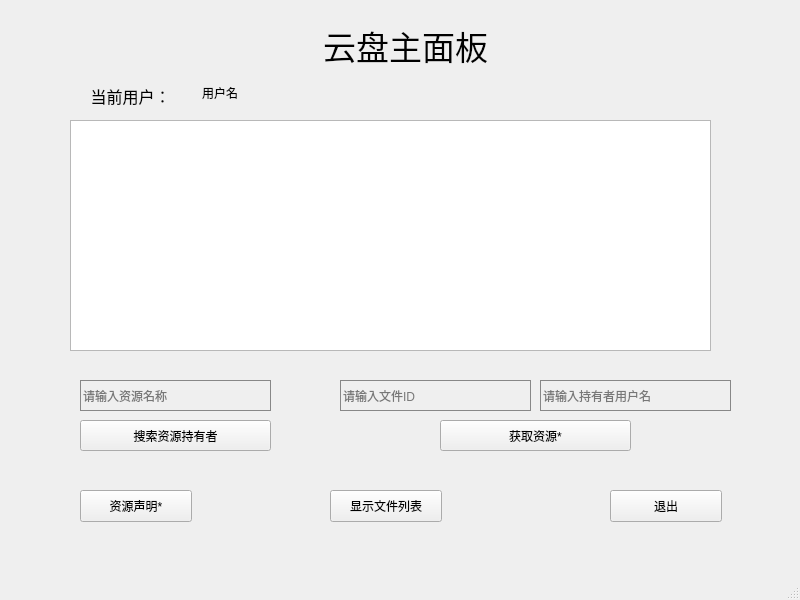
<?xml version="1.0" encoding="UTF-8"?>
<ui version="4.0">
 <class>panWindow</class>
 <widget class="QMainWindow" name="panWindow">
  <property name="geometry">
   <rect>
    <x>0</x>
    <y>0</y>
    <width>800</width>
    <height>600</height>
   </rect>
  </property>
  <property name="windowTitle">
   <string>MainWindow</string>
  </property>
  <widget class="QWidget" name="centralwidget">
   <widget class="QPushButton" name="exitButton">
    <property name="geometry">
     <rect>
      <x>610</x>
      <y>490</y>
      <width>112</width>
      <height>32</height>
     </rect>
    </property>
    <property name="text">
     <string>退出</string>
    </property>
   </widget>
   <widget class="QLabel" name="label">
    <property name="geometry">
     <rect>
      <x>270</x>
      <y>20</y>
      <width>271</width>
      <height>51</height>
     </rect>
    </property>
    <property name="font">
     <font>
      <family>Microsoft JhengHei UI Light</family>
      <pointsize>25</pointsize>
      <weight>3</weight>
      <italic>false</italic>
      <bold>false</bold>
     </font>
    </property>
    <property name="styleSheet">
     <string notr="true">font: 25 25pt &quot;Microsoft JhengHei UI Light&quot;;</string>
    </property>
    <property name="text">
     <string>云盘主面板</string>
    </property>
    <property name="alignment">
     <set>Qt::AlignCenter</set>
    </property>
   </widget>
   <widget class="QLineEdit" name="usernameLine">
    <property name="geometry">
     <rect>
      <x>200</x>
      <y>80</y>
      <width>101</width>
      <height>31</height>
     </rect>
    </property>
    <property name="focusPolicy">
     <enum>Qt::NoFocus</enum>
    </property>
    <property name="styleSheet">
     <string notr="true">font: 12pt &quot;Leelawadee UI Semilight&quot;;
border-style: none;
background-color: rgba(255,255,255,0)
</string>
    </property>
    <property name="text">
     <string>用户名</string>
    </property>
   </widget>
   <widget class="QLineEdit" name="searchLine">
    <property name="geometry">
     <rect>
      <x>80</x>
      <y>380</y>
      <width>191</width>
      <height>31</height>
     </rect>
    </property>
    <property name="styleSheet">
     <string notr="true">font: 25 9pt &quot;微软雅黑 Light&quot;;
border-style: none;
border: 1px solid rgb(135, 135, 135);
background-color: rgba(255,255,255,0)
</string>
    </property>
    <property name="text">
     <string/>
    </property>
    <property name="placeholderText">
     <string>请输入资源名称</string>
    </property>
   </widget>
   <widget class="QPushButton" name="searchButton">
    <property name="geometry">
     <rect>
      <x>80</x>
      <y>420</y>
      <width>191</width>
      <height>31</height>
     </rect>
    </property>
    <property name="styleSheet">
     <string notr="true">font: 10pt &quot;Microsoft YaHei UI Light&quot;;
background-color: rgb(1, 90, 255);
color: white;
font-weight: bold;
loginButton hover{
	background-color: rgb(53, 148, 255)
}
</string>
    </property>
    <property name="text">
     <string>搜索资源持有者</string>
    </property>
   </widget>
   <widget class="QPushButton" name="showButton">
    <property name="geometry">
     <rect>
      <x>330</x>
      <y>490</y>
      <width>112</width>
      <height>32</height>
     </rect>
    </property>
    <property name="text">
     <string>显示文件列表</string>
    </property>
   </widget>
   <widget class="QPushButton" name="declareButton">
    <property name="geometry">
     <rect>
      <x>80</x>
      <y>490</y>
      <width>112</width>
      <height>32</height>
     </rect>
    </property>
    <property name="text">
     <string>资源声明*</string>
    </property>
   </widget>
   <widget class="QPushButton" name="queryButton">
    <property name="geometry">
     <rect>
      <x>440</x>
      <y>420</y>
      <width>191</width>
      <height>31</height>
     </rect>
    </property>
    <property name="styleSheet">
     <string notr="true">font: 10pt &quot;Microsoft YaHei UI Light&quot;;
background-color: rgb(1, 90, 255);
color: white;
font-weight: bold;
loginButton hover{
	background-color: rgb(53, 148, 255)
}</string>
    </property>
    <property name="text">
     <string>获取资源*</string>
    </property>
   </widget>
   <widget class="QLineEdit" name="queryIdLine">
    <property name="geometry">
     <rect>
      <x>340</x>
      <y>380</y>
      <width>191</width>
      <height>31</height>
     </rect>
    </property>
    <property name="styleSheet">
     <string notr="true">font: 25 9pt &quot;微软雅黑 Light&quot;;
border-style: none;
border: 1px solid rgb(135, 135, 135);
background-color: rgba(255,255,255,0)
</string>
    </property>
    <property name="text">
     <string/>
    </property>
    <property name="placeholderText">
     <string>请输入文件ID</string>
    </property>
   </widget>
   <widget class="QTableView" name="resultTable">
    <property name="geometry">
     <rect>
      <x>70</x>
      <y>120</y>
      <width>641</width>
      <height>231</height>
     </rect>
    </property>
   </widget>
   <widget class="QLabel" name="label_2">
    <property name="geometry">
     <rect>
      <x>60</x>
      <y>80</y>
      <width>141</width>
      <height>31</height>
     </rect>
    </property>
    <property name="font">
     <font>
      <family>Leelawadee UI Semilight</family>
      <pointsize>12</pointsize>
      <weight>50</weight>
      <italic>false</italic>
      <bold>false</bold>
     </font>
    </property>
    <property name="styleSheet">
     <string notr="true">font: 12pt &quot;Leelawadee UI Semilight&quot;;
</string>
    </property>
    <property name="text">
     <string>当前用户：</string>
    </property>
    <property name="alignment">
     <set>Qt::AlignCenter</set>
    </property>
   </widget>
   <widget class="QLineEdit" name="queryUserLine">
    <property name="geometry">
     <rect>
      <x>540</x>
      <y>380</y>
      <width>191</width>
      <height>31</height>
     </rect>
    </property>
    <property name="styleSheet">
     <string notr="true">font: 25 9pt &quot;微软雅黑 Light&quot;;
border-style: none;
border: 1px solid rgb(135, 135, 135);
background-color: rgba(255,255,255,0)
</string>
    </property>
    <property name="text">
     <string/>
    </property>
    <property name="placeholderText">
     <string>请输入持有者用户名</string>
    </property>
   </widget>
  </widget>
  <widget class="QMenuBar" name="menubar">
   <property name="geometry">
    <rect>
     <x>0</x>
     <y>0</y>
     <width>800</width>
     <height>22</height>
    </rect>
   </property>
  </widget>
  <widget class="QStatusBar" name="statusbar"/>
 </widget>
 <resources/>
 <connections/>
</ui>
